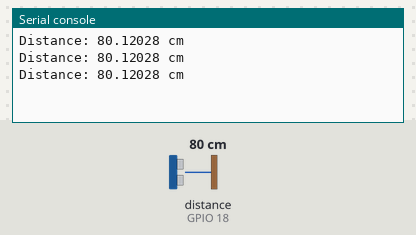
A program run on a simulated ESP32 board running MicroPython. On the bench: the last lines printed to the serial console. Inputs (shaded band) come from the test bench; at power-on: distance to the obstacle (sensor on GPIO 18) 80 cm. The echo pulse lasts 58.3 µs per cm.

Above: at 1.2 s.
1.3 s: distance to the obstacle (sensor on GPIO 18) set to 2 cm
At 1.9 s:
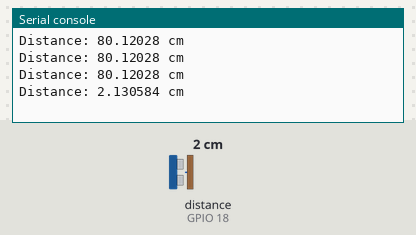
2.8 s: distance to the obstacle (sensor on GPIO 18) set to 4 cm
At 3.4 s:
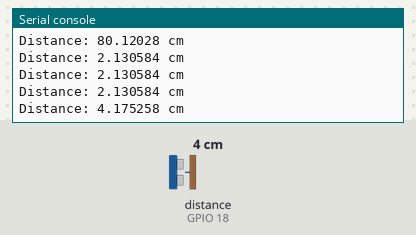
Timing chart, 0 to 5.8 s (numbered marks = the images above; inputs shaded):
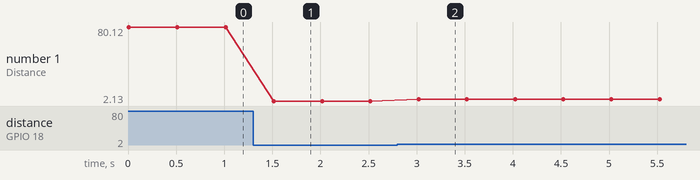

Measured:
- after the input at 1.3 s, the serial console: prints a new line after 0.22 s (image 1)
- after the input at 2.8 s, the serial console: prints a new line after 0.22 s (image 2)
- plotted number 1: 80.12 → 2.13 after the input at 1.3 s, 2.13 → 4.18 after the input at 2.8 s

The program:

KY050_Ultrasonic_Distance_Sensor.py
```python
# KY-050 Ultrasonic Distance Sensor demo
import machine
import time

TRIGGER_PIN = machine.Pin(5, machine.Pin.OUT)
ECHO_PIN = machine.Pin(18, machine.Pin.IN)

def measure_distance():
    TRIGGER_PIN.off()
    time.sleep_us(2)
    TRIGGER_PIN.on()
    time.sleep_us(10)
    TRIGGER_PIN.off()

    while ECHO_PIN.value() == 0:
        start_time = time.ticks_us()
    while ECHO_PIN.value() == 1:
        end_time = time.ticks_us()

    duration = end_time - start_time
    distance = duration / 58.2
    return distance

while True:
    dist = measure_distance()
    if 2 <= dist <= 300:
        print("Distance:", dist, "cm")
    else:
        print("Out of range")
    time.sleep(0.5)
```
